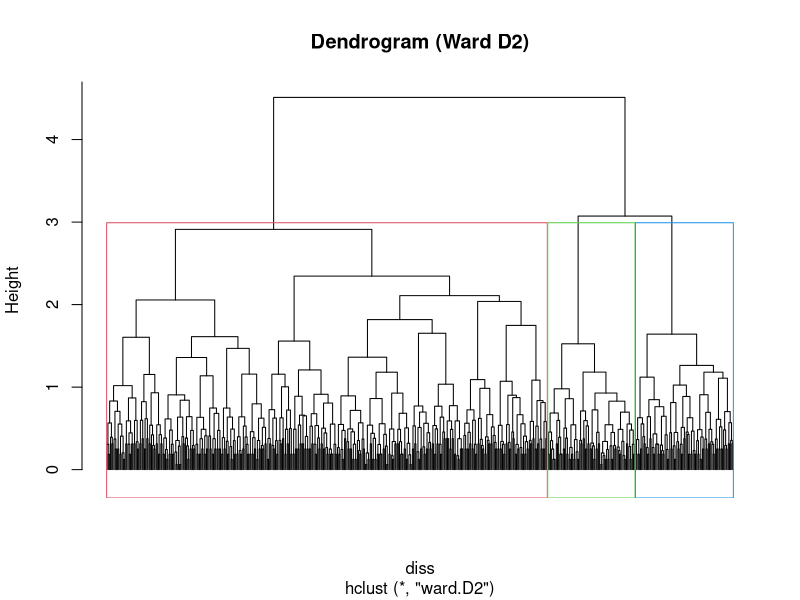
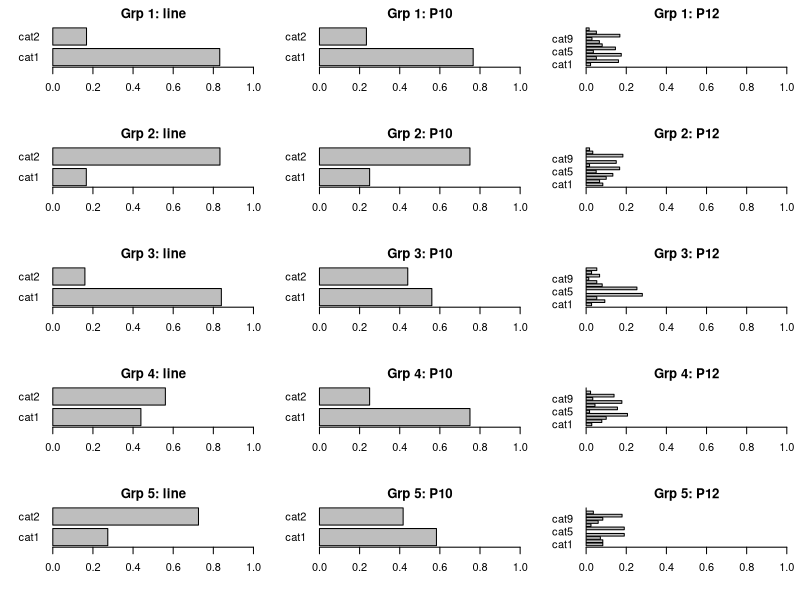
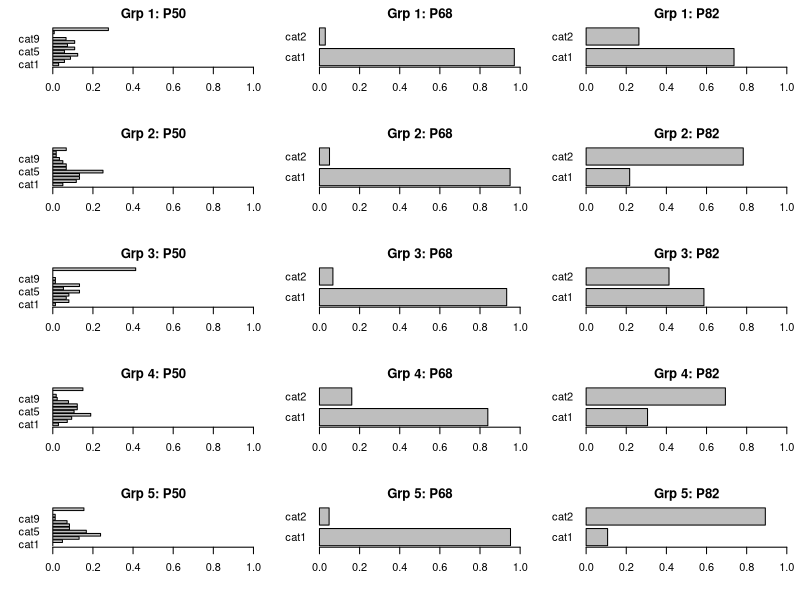
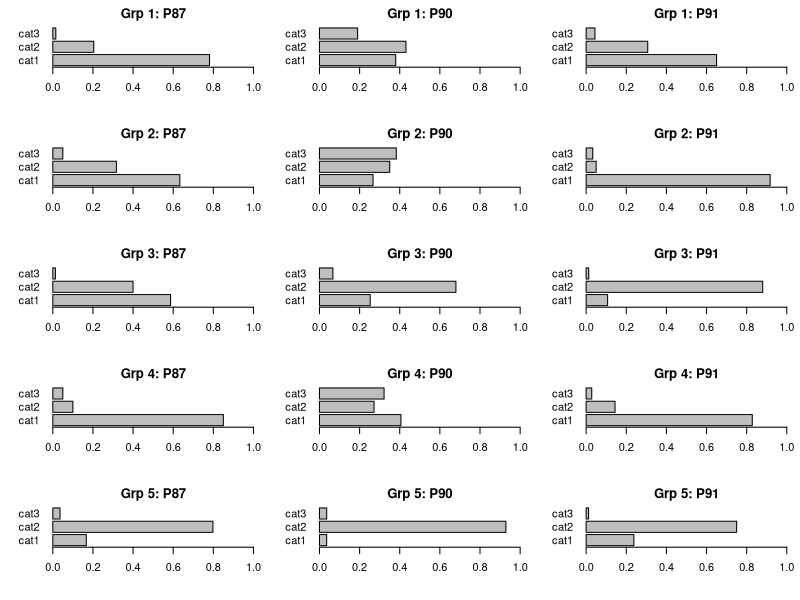
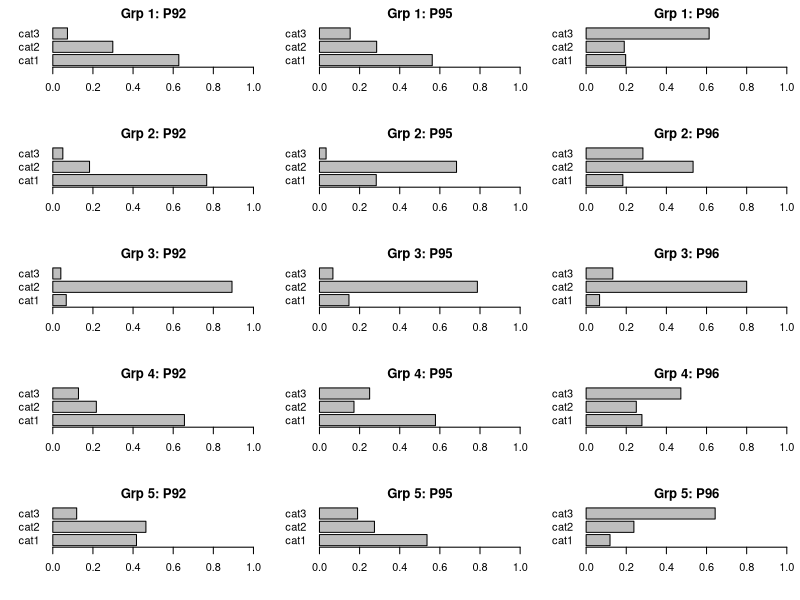
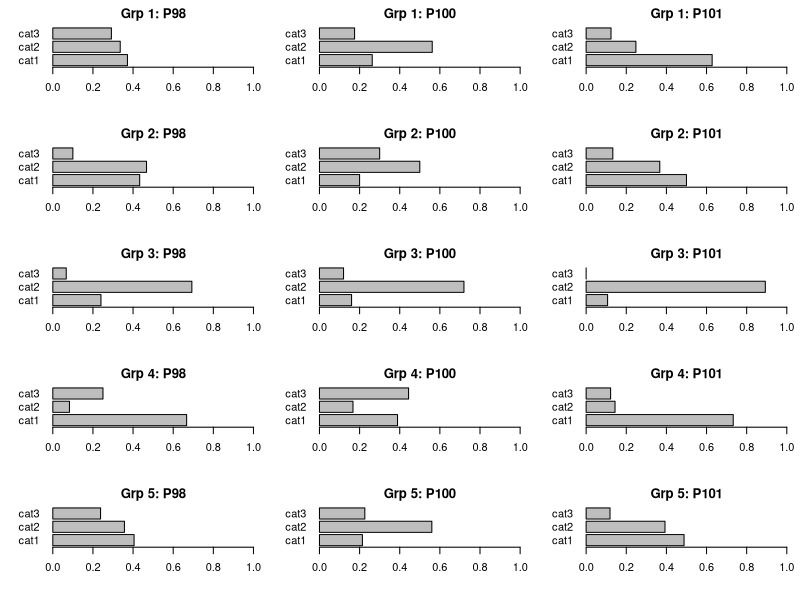
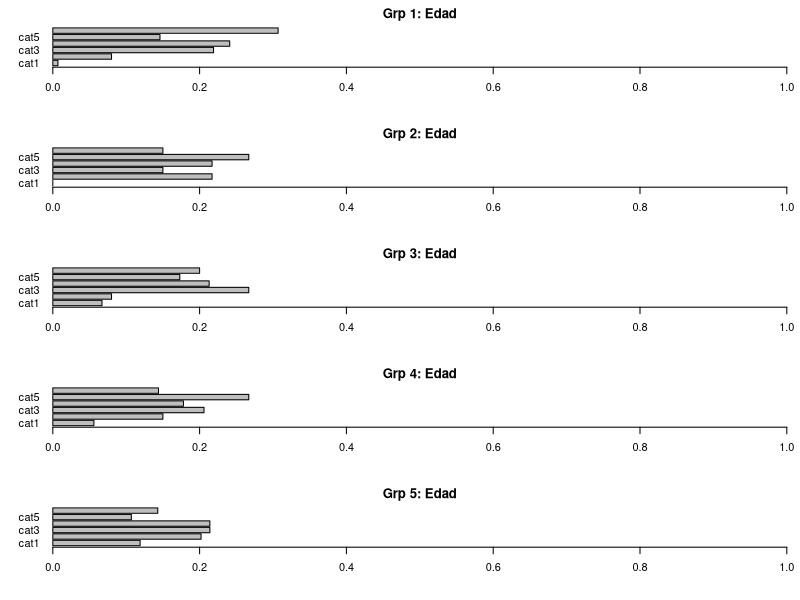

Write the R code that produced these figures, in order.
library(haven)
library(cluster)
library(tidyverse)

data <- read.csv("data/cluster_data_prep.csv")

hc_data <- data %>%
  select(-P14,-P1,-Estacion, -P9)

# --- convert to factors (if not already) and keep a copy for summary ---
hc_data <- hc_data %>%
  mutate(across(-ID_Hogar, as_factor))

diss <- daisy(hc_data %>% select(-ID_Hogar), metric = "gower")


# --- Build hierarchical clustering tree ---
hc <- hclust(diss, method = "ward.D2")

# Visualize dendrogram
plot(hc, labels = FALSE, hang = -1, main = "Dendrogram (Ward D2)")
# Cut and highlight at k=3
rect.hclust(hc, k = 3, border = 2:4)


# --- Evaluate average silhouette coefficient for different cluster numbers ---
sil_results <- data.frame(Clusters = 2:5, Avg_Silhouette = NA_real_)

for(k in sil_results$Clusters) {
  cl <- cutree(hc, k = k)
  sil <- silhouette(cl, diss)
  sil_results$Avg_Silhouette[sil_results$Clusters == k] <- mean(sil[, "sil_width"])
}

print(sil_results)
# Use Avg_Silhouette to help select the optimal k


# --- k = 5 时的簇标记 & 摘要 ---
hc_data$cluster2 <- cutree(hc, k = 5)
cat("Cluster sizes (k=5):\n")
print(table(hc_data$cluster2))

summary_table2 <- hc_data %>%
  group_by(cluster2) %>%
  summarise(across(-ID_Hogar,
                   ~ paste0(round(prop.table(table(.)) * 100, 1), collapse = ", ")
  ))
summary_table2$count <- table(hc_data$cluster2)
cat("\nCluster summaries (k=5):\n")
print(summary_table2)

write.csv(summary_table2, "output/final/cluster_summary_hierarchical.csv", row.names = FALSE)

df <- read.csv("output/final/hierarchical_full/cluster_summary_hierarchical.csv", 
               stringsAsFactors = FALSE, 
               check.names = FALSE)%>%
  select(-count)

# —— 2. Define your group proportions —— 
# (you'll need to supply the actual shares; here’s a dummy equal-share vector)
R <- nrow(df)
group_probs <- rep(1/R, R)

# —— 3. Parse each column of "x, y, z" into a numeric matrix —— 
# skipping the first column if it’s just a cluster ID
vars <- names(df)[-1]
probs <- lapply(vars, function(var) {
  # split each row’s string into numbers, build a matrix (R × K_j)
  mat <- t(sapply(df[[var]], function(cell) {
    nums <- as.numeric(strsplit(cell, ",\\s*")[[1]])
    nums / 100            # convert percent to [0,1]
  }))
  # give the columns names if you like (optional)
  colnames(mat) <- paste0("cat", seq_len(ncol(mat)))
  mat
})
names(probs) <- vars

# —— 4. (Re-)define your plotting function —— 
plot_custom_group_probs <- function(probs, group_probs, var_labels = names(probs)) {
  R <- length(group_probs)
  J <- length(probs)
  old_par <- par(no.readonly = TRUE)
  on.exit(par(old_par))
  
  par(mfrow = c(R, J), mar = c(4, 4, 2, 1))
  for (r in seq_len(R)) {
    for (j in seq_len(J)) {
      p <- probs[[j]][r, ]
      cn <- colnames(probs[[j]])
      barplot(p,
              horiz     = TRUE,
              names.arg = cn,
              main      = paste0("Grp ", r, ": ", var_labels[j]),
              xlim      = c(0, 1),
              las       = 1)
    }
  }
}



R <- length(group_probs)

# split your probs list into two chunks
first_idx <- 1:3
second_idex<- 4:6
third_idx <- 7:9
forth_idx <- 10:12
fifth_idx <- 13:15
sixth_idx <- 16

plot_custom_group_probs(
  probs[first_idx], 
  group_probs, 
  var_labels = names(probs)[first_idx]
)
plot_custom_group_probs(
  probs[second_idex], 
  group_probs, 
  var_labels = names(probs)[second_idex]
)
plot_custom_group_probs(
  probs[third_idx], 
  group_probs, 
  var_labels = names(probs)[third_idx]
)
plot_custom_group_probs(
  probs[forth_idx], 
  group_probs, 
  var_labels = names(probs)[forth_idx]
)
plot_custom_group_probs(
  probs[fifth_idx], 
  group_probs, 
  var_labels = names(probs)[fifth_idx]
)
plot_custom_group_probs(
  probs[sixth_idx], 
  group_probs, 
  var_labels = names(probs)[sixth_idx]
)

